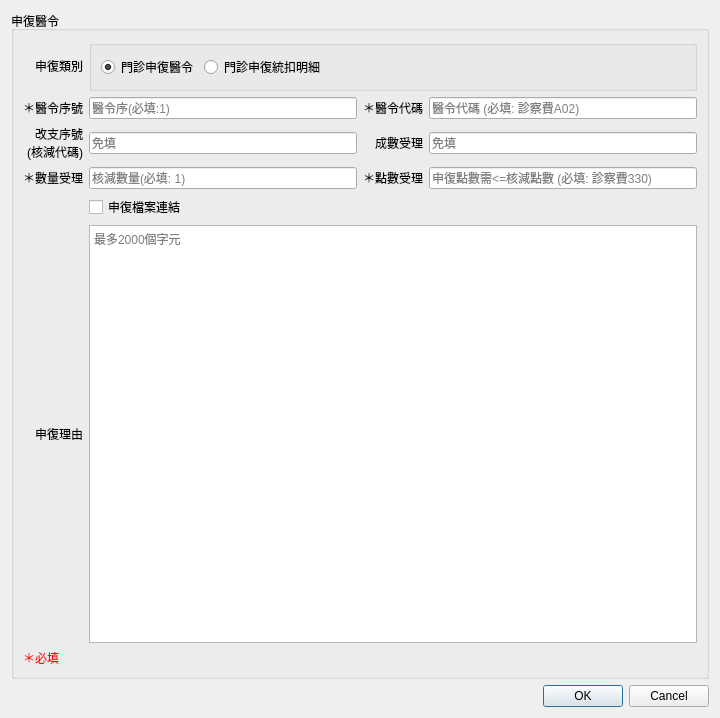
<?xml version="1.0" encoding="UTF-8"?>
<ui version="4.0">
 <class>Dialog_ins_appeal</class>
 <widget class="QDialog" name="Dialog_ins_appeal">
  <property name="windowModality">
   <enum>Qt::NonModal</enum>
  </property>
  <property name="geometry">
   <rect>
    <x>0</x>
    <y>0</y>
    <width>720</width>
    <height>718</height>
   </rect>
  </property>
  <property name="sizePolicy">
   <sizepolicy hsizetype="Preferred" vsizetype="Preferred">
    <horstretch>0</horstretch>
    <verstretch>0</verstretch>
   </sizepolicy>
  </property>
  <property name="windowTitle">
   <string>輸入申復資料</string>
  </property>
  <layout class="QVBoxLayout" name="verticalLayout">
   <item>
    <widget class="QGroupBox" name="groupBox">
     <property name="title">
      <string>申復醫令</string>
     </property>
     <property name="flat">
      <bool>true</bool>
     </property>
     <layout class="QGridLayout" name="gridLayout">
      <item row="2" column="0">
       <widget class="QLabel" name="label_patient_key_5">
        <property name="text">
         <string>申復類別</string>
        </property>
        <property name="alignment">
         <set>Qt::AlignRight|Qt::AlignTrailing|Qt::AlignVCenter</set>
        </property>
       </widget>
      </item>
      <item row="8" column="1" colspan="3">
       <widget class="QTextEdit" name="textEdit_reason">
        <property name="placeholderText">
         <string>最多2000個字元</string>
        </property>
       </widget>
      </item>
      <item row="3" column="0">
       <widget class="QLabel" name="label_patient_key_3">
        <property name="text">
         <string>＊醫令序號</string>
        </property>
        <property name="alignment">
         <set>Qt::AlignRight|Qt::AlignTrailing|Qt::AlignVCenter</set>
        </property>
       </widget>
      </item>
      <item row="8" column="0">
       <widget class="QLabel" name="label_9">
        <property name="text">
         <string>申復理由</string>
        </property>
        <property name="alignment">
         <set>Qt::AlignRight|Qt::AlignTrailing|Qt::AlignVCenter</set>
        </property>
       </widget>
      </item>
      <item row="6" column="0">
       <widget class="QLabel" name="label_order_seq_2">
        <property name="text">
         <string>＊數量受理</string>
        </property>
        <property name="alignment">
         <set>Qt::AlignRight|Qt::AlignTrailing|Qt::AlignVCenter</set>
        </property>
       </widget>
      </item>
      <item row="5" column="1">
       <widget class="QLineEdit" name="lineEdit_reject_code">
        <property name="readOnly">
         <bool>false</bool>
        </property>
        <property name="placeholderText">
         <string>免填</string>
        </property>
       </widget>
      </item>
      <item row="3" column="3">
       <widget class="QLineEdit" name="lineEdit_ins_code">
        <property name="readOnly">
         <bool>false</bool>
        </property>
        <property name="placeholderText">
         <string>醫令代碼 (必填: 診察費A02) </string>
        </property>
       </widget>
      </item>
      <item row="5" column="3">
       <widget class="QLineEdit" name="lineEdit_percent">
        <property name="readOnly">
         <bool>false</bool>
        </property>
        <property name="placeholderText">
         <string>免填</string>
        </property>
       </widget>
      </item>
      <item row="5" column="0">
       <widget class="QLabel" name="label_order_seq">
        <property name="text">
         <string>改支序號
(核減代碼)</string>
        </property>
        <property name="alignment">
         <set>Qt::AlignRight|Qt::AlignTrailing|Qt::AlignVCenter</set>
        </property>
       </widget>
      </item>
      <item row="2" column="1" colspan="3">
       <widget class="QGroupBox" name="groupBox_2">
        <property name="title">
         <string/>
        </property>
        <layout class="QHBoxLayout" name="horizontalLayout_3">
         <item>
          <widget class="QRadioButton" name="radioButton_1">
           <property name="text">
            <string>門診申復醫令</string>
           </property>
           <property name="checked">
            <bool>true</bool>
           </property>
          </widget>
         </item>
         <item>
          <widget class="QRadioButton" name="radioButton_2">
           <property name="text">
            <string>門診申復統扣明細</string>
           </property>
          </widget>
         </item>
         <item>
          <spacer name="horizontalSpacer">
           <property name="orientation">
            <enum>Qt::Horizontal</enum>
           </property>
           <property name="sizeHint" stdset="0">
            <size>
             <width>40</width>
             <height>20</height>
            </size>
           </property>
          </spacer>
         </item>
        </layout>
       </widget>
      </item>
      <item row="5" column="2">
       <widget class="QLabel" name="label_patient_key_4">
        <property name="text">
         <string>成數受理</string>
        </property>
        <property name="alignment">
         <set>Qt::AlignRight|Qt::AlignTrailing|Qt::AlignVCenter</set>
        </property>
       </widget>
      </item>
      <item row="6" column="2">
       <widget class="QLabel" name="label_order_seq_3">
        <property name="text">
         <string>＊點數受理</string>
        </property>
        <property name="alignment">
         <set>Qt::AlignRight|Qt::AlignTrailing|Qt::AlignVCenter</set>
        </property>
       </widget>
      </item>
      <item row="6" column="1">
       <widget class="QLineEdit" name="lineEdit_quantity">
        <property name="readOnly">
         <bool>false</bool>
        </property>
        <property name="placeholderText">
         <string>核減數量(必填: 1)</string>
        </property>
       </widget>
      </item>
      <item row="9" column="0" colspan="3">
       <widget class="QLabel" name="label">
        <property name="styleSheet">
         <string notr="true">color: rgb(255, 0, 0);</string>
        </property>
        <property name="text">
         <string>＊必填</string>
        </property>
       </widget>
      </item>
      <item row="6" column="3">
       <widget class="QLineEdit" name="lineEdit_point">
        <property name="readOnly">
         <bool>false</bool>
        </property>
        <property name="placeholderText">
         <string>申復點數需&lt;=核減點數 (必填: 診察費330)</string>
        </property>
       </widget>
      </item>
      <item row="3" column="1">
       <widget class="QLineEdit" name="lineEdit_item_seq">
        <property name="text">
         <string/>
        </property>
        <property name="readOnly">
         <bool>false</bool>
        </property>
        <property name="placeholderText">
         <string>醫令序(必填:1)</string>
        </property>
       </widget>
      </item>
      <item row="3" column="2">
       <widget class="QLabel" name="label_patient_key">
        <property name="text">
         <string>＊醫令代碼</string>
        </property>
        <property name="alignment">
         <set>Qt::AlignRight|Qt::AlignTrailing|Qt::AlignVCenter</set>
        </property>
       </widget>
      </item>
      <item row="7" column="1">
       <widget class="QCheckBox" name="checkBox_file_link">
        <property name="text">
         <string>申復檔案連結</string>
        </property>
       </widget>
      </item>
     </layout>
    </widget>
   </item>
   <item>
    <widget class="QDialogButtonBox" name="buttonBox">
     <property name="orientation">
      <enum>Qt::Horizontal</enum>
     </property>
     <property name="standardButtons">
      <set>QDialogButtonBox::Cancel|QDialogButtonBox::Ok</set>
     </property>
     <property name="centerButtons">
      <bool>false</bool>
     </property>
    </widget>
   </item>
  </layout>
 </widget>
 <tabstops>
  <tabstop>radioButton_1</tabstop>
  <tabstop>radioButton_2</tabstop>
  <tabstop>lineEdit_item_seq</tabstop>
  <tabstop>lineEdit_ins_code</tabstop>
  <tabstop>lineEdit_reject_code</tabstop>
  <tabstop>lineEdit_percent</tabstop>
  <tabstop>lineEdit_quantity</tabstop>
  <tabstop>lineEdit_point</tabstop>
  <tabstop>textEdit_reason</tabstop>
 </tabstops>
 <resources/>
 <connections>
  <connection>
   <sender>buttonBox</sender>
   <signal>accepted()</signal>
   <receiver>Dialog_ins_appeal</receiver>
   <slot>accept()</slot>
   <hints>
    <hint type="sourcelabel">
     <x>248</x>
     <y>254</y>
    </hint>
    <hint type="destinationlabel">
     <x>157</x>
     <y>274</y>
    </hint>
   </hints>
  </connection>
  <connection>
   <sender>buttonBox</sender>
   <signal>rejected()</signal>
   <receiver>Dialog_ins_appeal</receiver>
   <slot>reject()</slot>
   <hints>
    <hint type="sourcelabel">
     <x>316</x>
     <y>260</y>
    </hint>
    <hint type="destinationlabel">
     <x>286</x>
     <y>274</y>
    </hint>
   </hints>
  </connection>
 </connections>
</ui>
